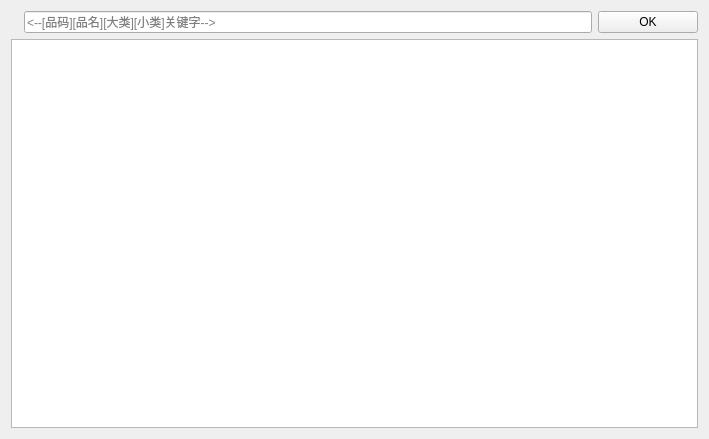
<?xml version="1.0" encoding="UTF-8"?>
<ui version="4.0">
 <class>selectgoods_Widget</class>
 <widget class="QWidget" name="selectgoods_Widget">
  <property name="geometry">
   <rect>
    <x>0</x>
    <y>0</y>
    <width>709</width>
    <height>439</height>
   </rect>
  </property>
  <property name="windowTitle">
   <string>Widget</string>
  </property>
  <layout class="QVBoxLayout" name="verticalLayout">
   <item>
    <layout class="QHBoxLayout" name="horizontalLayout">
     <item>
      <widget class="QLabel" name="label">
       <property name="styleSheet">
        <string notr="true">color:blue;</string>
       </property>
       <property name="text">
        <string/>
       </property>
      </widget>
     </item>
     <item>
      <widget class="QLineEdit" name="lineEdit">
       <property name="placeholderText">
        <string>&lt;--[品码][品名][大类][小类]关键字--&gt;</string>
       </property>
      </widget>
     </item>
     <item>
      <widget class="lds_toolbar_button" name="pushButton">
       <property name="sizePolicy">
        <sizepolicy hsizetype="Preferred" vsizetype="Preferred">
         <horstretch>0</horstretch>
         <verstretch>0</verstretch>
        </sizepolicy>
       </property>
       <property name="minimumSize">
        <size>
         <width>100</width>
         <height>0</height>
        </size>
       </property>
       <property name="text">
        <string>OK</string>
       </property>
      </widget>
     </item>
    </layout>
   </item>
   <item>
    <widget class="lds_tableView" name="tableView"/>
   </item>
  </layout>
 </widget>
 <customwidgets>
  <customwidget>
   <class>lds_tableView</class>
   <extends>QTableView</extends>
   <header>lds_tableview.h</header>
  </customwidget>
  <customwidget>
   <class>lds_toolbar_button</class>
   <extends>QPushButton</extends>
   <header>lds_toolbar_button.h</header>
  </customwidget>
 </customwidgets>
 <resources/>
 <connections/>
</ui>
